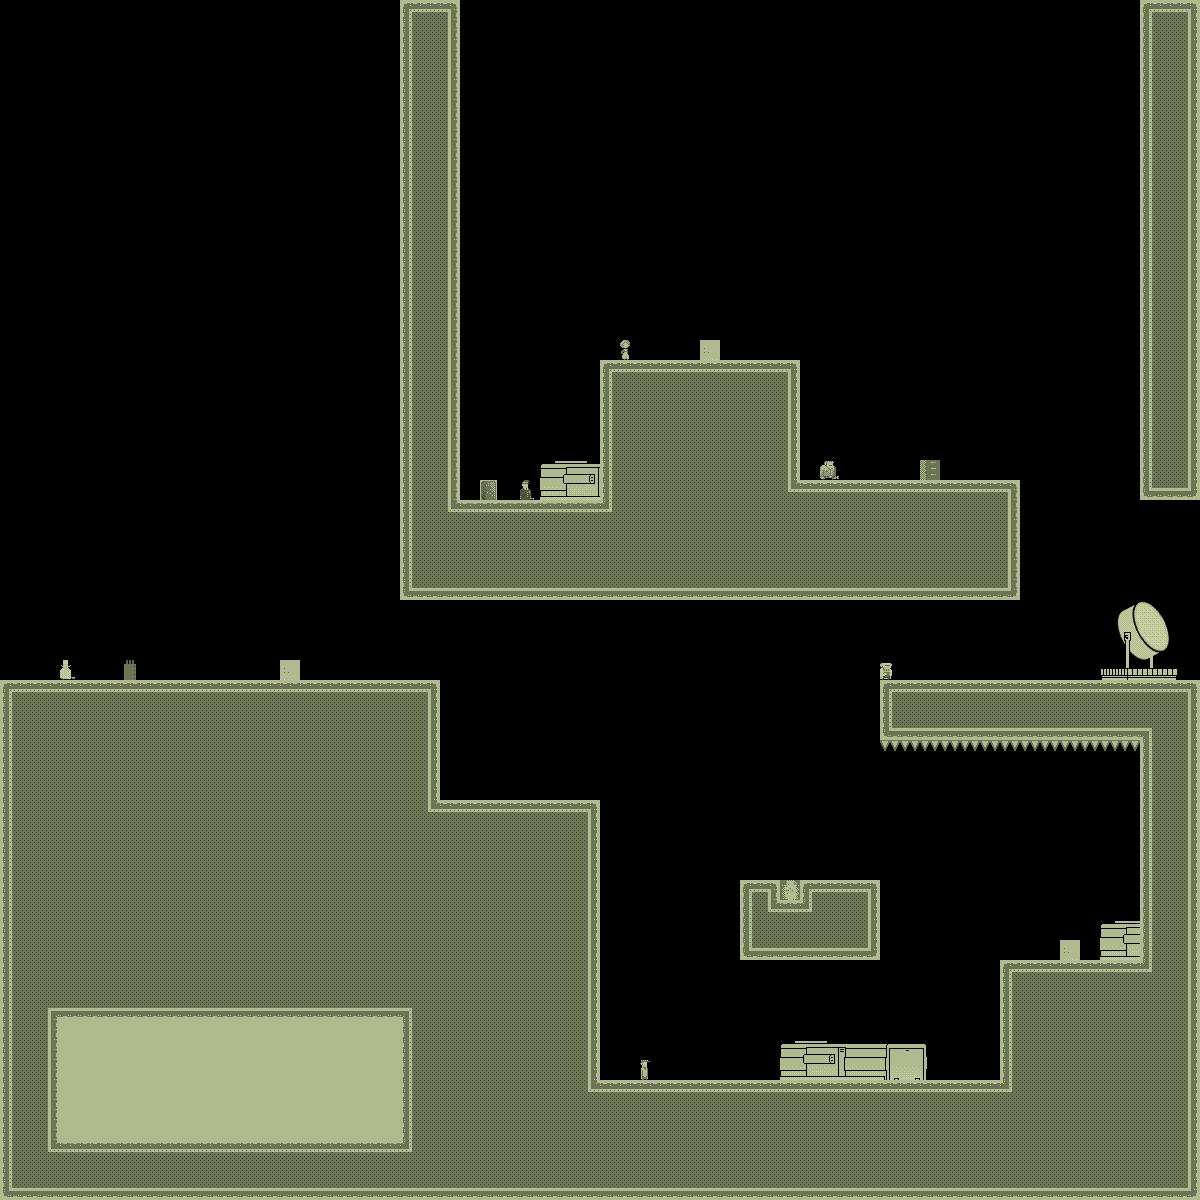

Rendered tile map (Tiled .tmx) drawn with the repository's tilesets; below, a short description and the map source with its tile grids summarised:
An orthogonal 60x60 tile map with 20x20 px tiles, 1 tile layer (bg) and 1 object.

<map version="1.0" orientation="orthogonal" width="60" height="60" tilewidth="20" tileheight="20">
 <properties>
  <property name="liselotStart" value="YES" />
 </properties>
 <tileset firstgid="1" name="tiles_military" tilewidth="20" tileheight="20">
  <image source="../../../../../SuperLemonadeFactory1989Content/Lemonade/tiles_military.png" width="400" height="400" />
  <terraintypes>
   <terrain name="solid" tile="151" />
   <terrain name="hollow" tile="94" />
  </terraintypes>
  <tile id="8" terrain=",,,1" />
  <tile id="9" terrain=",,1,1" />
  <tile id="10" terrain=",,1,1" />
  <tile id="11" terrain=",,1,1" />
  <tile id="12" terrain=",,1,1" />
  <tile id="13" terrain=",,1,1" />
  <tile id="14" terrain=",,1," />
  <tile id="15" terrain="1,1,1," />
  <tile id="16" terrain="1,1,,1" />
  <tile id="28" terrain=",1,,1" />
  <tile id="34" terrain="1,,1," />
  <tile id="35" terrain="1,,1,1" />
  <tile id="36" terrain=",1,1,1" />
  <tile id="48" terrain=",1,,1" />
  <tile id="54" terrain="1,,1," />
  <tile id="68" terrain=",1,,1" />
  <tile id="74" terrain="1,,1," />
  <tile id="88" terrain=",1,,1" />
  <tile id="94" terrain="1,,1," />
  <tile id="108" terrain=",1,,1" />
  <tile id="114" terrain="1,,1," />
  <tile id="128" terrain=",1,," />
  <tile id="129" terrain="1,1,," />
  <tile id="130" terrain="1,1,," />
  <tile id="131" terrain="1,1,," />
  <tile id="132" terrain="1,1,," />
  <tile id="133" terrain="1,1,," />
  <tile id="134" terrain="1,,," />
  <tile id="148" terrain=",,,0" />
  <tile id="149" terrain=",,0,0" />
  <tile id="150" terrain=",,0," />
  <tile id="151" terrain="0,0,0," />
  <tile id="152" terrain="0,0,," />
  <tile id="153" terrain="0,0,,0" />
  <tile id="168" terrain=",0,,0" />
  <tile id="170" terrain="0,,0," />
  <tile id="171" terrain="0,,0," />
  <tile id="173" terrain=",0,,0" />
  <tile id="188" terrain=",0,," />
  <tile id="189" terrain="0,0,," />
  <tile id="190" terrain="0,,," />
  <tile id="191" terrain="0,,0,0" />
  <tile id="192" terrain=",,0,0" />
  <tile id="193" terrain=",0,0,0" />
  <tile id="194" terrain="0,0,0,0" />
  <tile id="195" terrain="1,1,1,1" />
  <tile id="356">
   <properties>
    <property name="LargeCrate" value="" />
   </properties>
  </tile>
  <tile id="380">
   <properties>
    <property name="Andre" value="" />
   </properties>
  </tile>
  <tile id="381">
   <properties>
    <property name="Liselot" value="" />
   </properties>
  </tile>
  <tile id="382">
   <properties>
    <property name="Amsterdaam" value="" />
   </properties>
  </tile>
  <tile id="383">
   <properties>
    <property name="Worker" value="" />
   </properties>
  </tile>
  <tile id="384">
   <properties>
    <property name="Inspector" value="" />
   </properties>
  </tile>
  <tile id="385">
   <properties>
    <property name="Chef" value="" />
   </properties>
  </tile>
  <tile id="386">
   <properties>
    <property name="Exit" value="" />
   </properties>
  </tile>
  <tile id="387">
   <properties>
    <property name="Trampoline" value="" />
   </properties>
  </tile>
  <tile id="388">
   <properties>
    <property name="SmallCrate" value="" />
   </properties>
  </tile>
  <tile id="389">
   <properties>
    <property name="SugarBag" value="" />
   </properties>
  </tile>
 </tileset>
 <layer name="bg" width="60" height="60">
  <data>[3600 cells, 1562 non-empty, 81 distinct tile ids]</data>
 </layer>
 <objectgroup name="boxes" width="60" height="60">
  <object x="840" y="360">
   <polyline points="0,0 140,0 240,100 240,280" />
  </object>
 </objectgroup>
</map>
